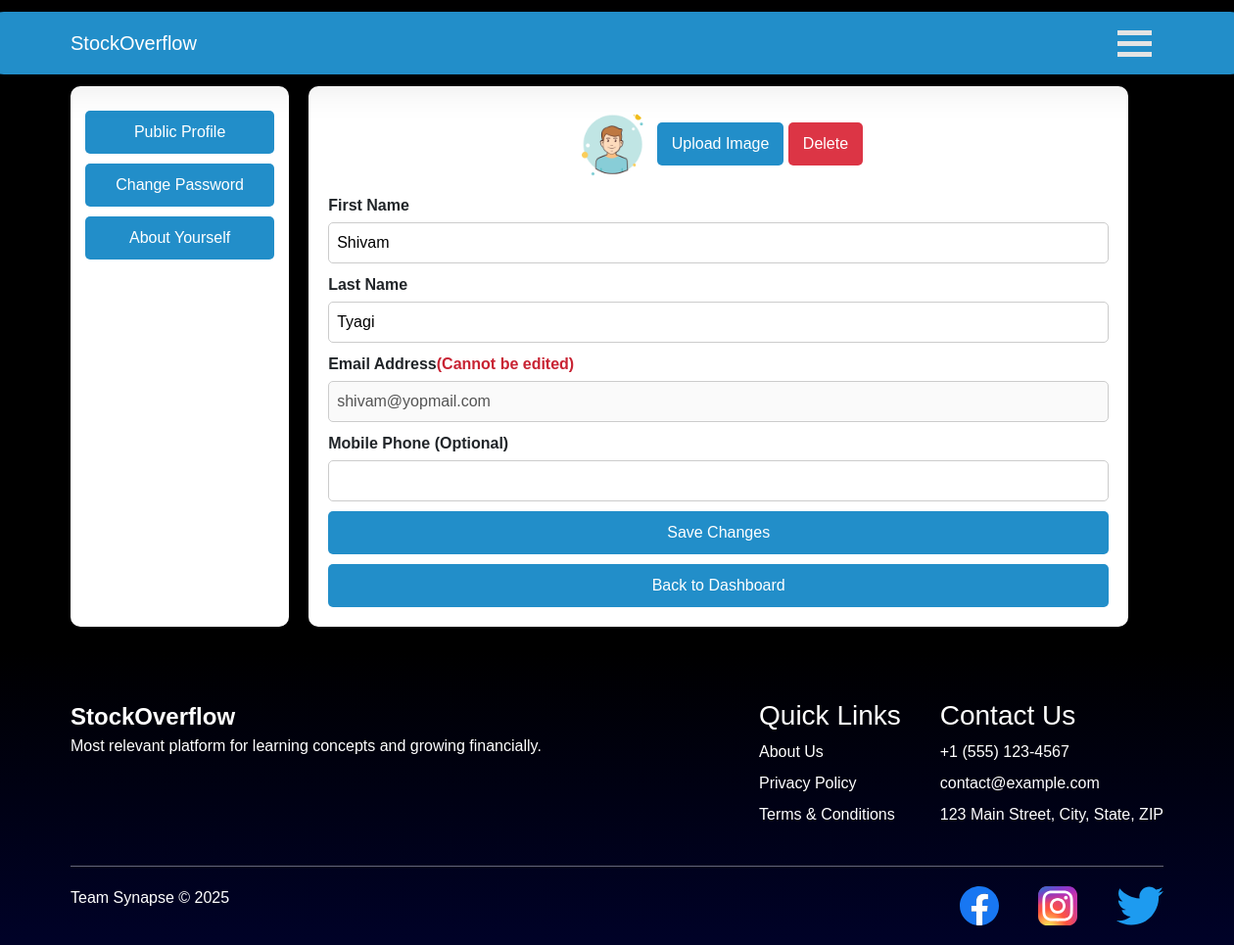
The app's page /accounts/profile/ (signed in) with its own data.
### stock_accounts/models.py (models this page shows)
class CustomUser(AbstractUser):
    username = None  # Remove username field
    email = models.EmailField(unique=True)
    phone = models.CharField(max_length=15, blank=True, null=True)
    address = models.TextField(blank=True, null=True)
    phone_number = models.CharField(max_length=15, blank=True)
    investment_experience = models.CharField(
        max_length=20,
        choices=INVESTMENT_EXPERIENCE_CHOICES,
        default='beginner'
    )
    risk_tolerance = models.CharField(
        max_length=10,
        choices=RISK_TOLERANCE_CHOICES,
        default='medium'
    )
    date_of_birth = models.DateField(null=True, blank=True)
    investment_goals = models.TextField(blank=True)
    USERNAME_FIELD = "email"
    REQUIRED_FIELDS = []
    objects = CustomUserManager()
    def __str__(self):
        return self.email

### stock_accounts/views.py (the view)
# urls.py: path('profile/', profile, name='profile'),
@login_required
def profile(request):
    try:
        data = CustomUser.objects.filter(email=request.user.email)
        print(f'dtaaaaa {data}')
        for i in data:
            print(i.first_name)
        return render(request, 'profile.html', {"data": request.user})
    except Exception as e:
        return render(request, 'profile.html')

### templates/profile.html (shortened to what this page needs)
{% extends "base.html" %}
{% load static %}
{% block content %}
        <link rel="stylesheet" href="{% static 'designs/profile_styles.css' %}">
        <div class="profile-container">
            <aside class="sidebar">
                <ul>
                    <li><a href="javascript:void(0);" onclick="showSection('profile-form')">Public Profile</a></li>
                    <li><a href="javascript:void(0);" onclick="showSection('password-form')">Change Password</a></li>
                    <li><a href="javascript:void(0);" onclick="showSection('about-form')">About Yourself</a></li>
                </ul>
            </aside>
            <main class="profile-content">
                <div class="profile-card">
                    <div id="profile-form">
                        <div class="profile-image">
                            <img src="{% static 'images/icons8-user-100.png' %}" alt="Profile Picture">
                            <button class="upload-btn">Upload Image</button>
                            <button class="delete-btn">Delete</button>
                        </div>
                        <form class="profile-form" method="POST" action="{% url 'update_profile' %}">
                            <label>First Name</label>
                            <input type="text" name="first_name" value="{{ data.first_name }}" required>
                            <label>Last Name</label>
                            <input type="text" name="last_name" value="{{ data.last_name }}" required>
                            <label>Email Address<span style="color: #c82333;">(Cannot be edited)</span></label>
                            <input type="email" name="email" value="{{ data.email }}" disabled>
                            <label>Mobile Phone (Optional)</label>
                            <input type="text" name="phone" value="{{ data.phone|default_if_none:'' }}">
                            <button class="save-btn" type="submit" value="submit">Save Changes</button>
                            <button class="save-btn" type="button" onclick="location.href='{% url 'dashboard' %}'">Back to Dashboard</button>
                        </form>
                    </div>
                </div>
            </main>
        </div>
        {% endblock %}

### static/designs/base.css (style rules this page uses)
:root { --primary-color: #228ec9; --primary-light: rgba(108, 92, 231, 0.1); --primary-dark: #64c7fc; --success-color: #28A745; --danger-color: #DC3545; --warning-color: #FFC107; --info-color: #17A2B8; }
body { background: #000; align-items: center; justify-content: center; flex-direction: column; height: 100vh; font-family: "Poppins", sans-serif; }

### static/designs/profile_styles.css (style rules this page uses)
.profile-container { display: flex; gap: 20px; }
.sidebar { width: 20%; background: #ffffff; padding: 15px; border-radius: 10px; }
.sidebar ul { list-style: none; padding: 0; }
.sidebar ul li { margin-bottom: 10px; }
.sidebar ul li a { text-decoration: none; color: #333; font-size: 16px; }
.profile-content { width: 75%; }
.profile-card { background: #ffffff; padding: 20px; border-radius: 10px; box-shadow: 0px 0px 10px rgba(0, 0, 0, 0.1); }
.profile-image { text-align: center; }
.profile-image img { width: 80px; height: 80px; border-radius: 50%; }
.upload-btn, .delete-btn { display: block; margin: 10px auto; padding: 8px 12px; border: none; cursor: pointer; }
.upload-btn { background-color: #007bff; color: white; }
.delete-btn { background-color: red; color: white; }
.profile-form { display: flex; flex-direction: column; }
.profile-form label { margin-top: 10px; font-weight: bold; }
.profile-form input { padding: 8px; margin-top: 5px; border: 1px solid #ccc; border-radius: 5px; }
.save-btn { margin-top: 15px; padding: 10px; background: #228ec9; color: white; border: none; cursor: pointer; }
.sidebar ul { list-style-type: none; padding: 0; }
.sidebar ul li { margin: 10px 0; }
.sidebar ul li a { display: block; padding: 10px; background-color: #228ec9; color: white; text-decoration: none; border-radius: 5px; text-align: center; transition: background-color 0.3s; }
.save-btn, .upload-btn, .delete-btn { display: inline-block; padding: 10px 15px; background-color: #228ec9; color: white; border: none; border-radius: 5px; cursor: pointer; transition: background-color 0.3s; margin-top: 10px; }
.delete-btn { background-color: #dc3545; }

### records on screen
CustomUser: first_name "Shivam", last_name "Tyagi", email "shivam@yopmail.com"
